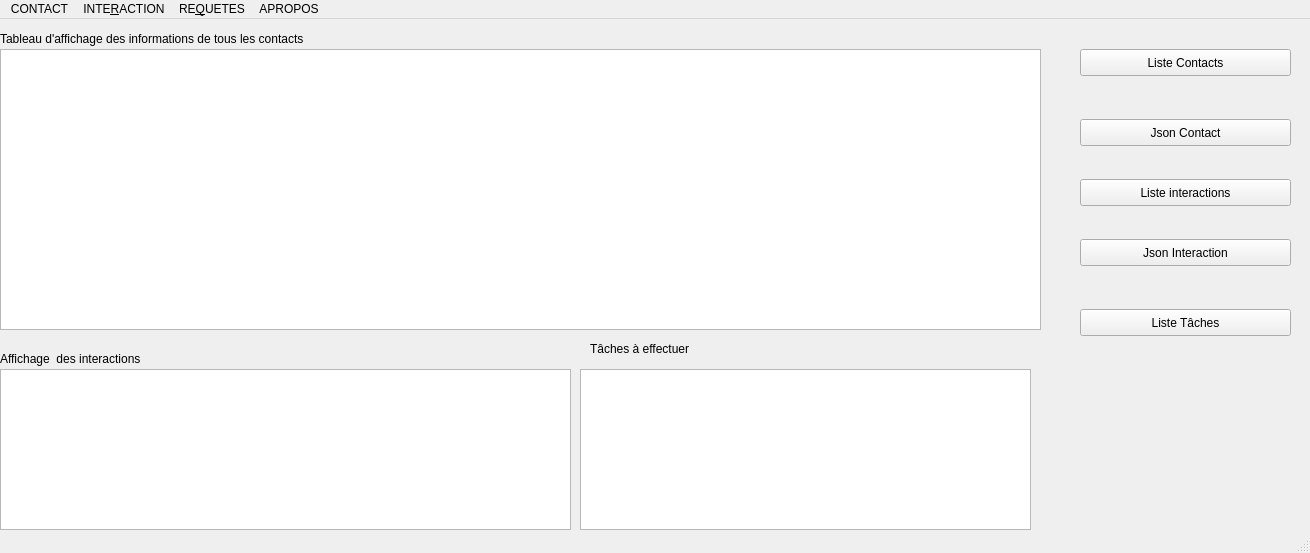
<?xml version="1.0" encoding="UTF-8"?>
<ui version="4.0">
 <class>CRMGA</class>
 <widget class="QMainWindow" name="CRMGA">
  <property name="geometry">
   <rect>
    <x>0</x>
    <y>0</y>
    <width>1310</width>
    <height>553</height>
   </rect>
  </property>
  <property name="windowTitle">
   <string>CRMGA</string>
  </property>
  <widget class="QWidget" name="centralwidget">
   <widget class="QTextEdit" name="CentreText">
    <property name="geometry">
     <rect>
      <x>0</x>
      <y>30</y>
      <width>1041</width>
      <height>281</height>
     </rect>
    </property>
   </widget>
   <widget class="QTextEdit" name="textInteraction">
    <property name="geometry">
     <rect>
      <x>0</x>
      <y>350</y>
      <width>571</width>
      <height>161</height>
     </rect>
    </property>
   </widget>
   <widget class="QTextEdit" name="textTodo">
    <property name="geometry">
     <rect>
      <x>580</x>
      <y>350</y>
      <width>451</width>
      <height>161</height>
     </rect>
    </property>
   </widget>
   <widget class="QLabel" name="label">
    <property name="geometry">
     <rect>
      <x>0</x>
      <y>10</y>
      <width>381</width>
      <height>19</height>
     </rect>
    </property>
    <property name="text">
     <string>Tableau d'affichage des informations de tous les contacts</string>
    </property>
   </widget>
   <widget class="QLabel" name="label_2">
    <property name="geometry">
     <rect>
      <x>0</x>
      <y>330</y>
      <width>401</width>
      <height>19</height>
     </rect>
    </property>
    <property name="text">
     <string>Affichage  des interactions</string>
    </property>
   </widget>
   <widget class="QLabel" name="label_3">
    <property name="geometry">
     <rect>
      <x>590</x>
      <y>320</y>
      <width>221</width>
      <height>20</height>
     </rect>
    </property>
    <property name="text">
     <string>Tâches à effectuer</string>
    </property>
   </widget>
   <widget class="QPushButton" name="pushButton">
    <property name="geometry">
     <rect>
      <x>1080</x>
      <y>30</y>
      <width>211</width>
      <height>27</height>
     </rect>
    </property>
    <property name="text">
     <string>Liste Contacts</string>
    </property>
   </widget>
   <widget class="QPushButton" name="pushButton_2">
    <property name="geometry">
     <rect>
      <x>1080</x>
      <y>100</y>
      <width>211</width>
      <height>27</height>
     </rect>
    </property>
    <property name="text">
     <string>Json Contact</string>
    </property>
   </widget>
   <widget class="QPushButton" name="pushButton_3">
    <property name="geometry">
     <rect>
      <x>1080</x>
      <y>160</y>
      <width>211</width>
      <height>27</height>
     </rect>
    </property>
    <property name="text">
     <string>Liste interactions</string>
    </property>
   </widget>
   <widget class="QPushButton" name="pushButton_4">
    <property name="geometry">
     <rect>
      <x>1080</x>
      <y>220</y>
      <width>211</width>
      <height>27</height>
     </rect>
    </property>
    <property name="text">
     <string>Json Interaction</string>
    </property>
   </widget>
   <widget class="QPushButton" name="pushButton_5">
    <property name="geometry">
     <rect>
      <x>1080</x>
      <y>290</y>
      <width>211</width>
      <height>27</height>
     </rect>
    </property>
    <property name="text">
     <string>Liste Tâches</string>
    </property>
   </widget>
  </widget>
  <widget class="QMenuBar" name="contact">
   <property name="geometry">
    <rect>
     <x>0</x>
     <y>0</y>
     <width>1310</width>
     <height>26</height>
    </rect>
   </property>
   <widget class="QMenu" name="menuCONTACT">
    <property name="title">
     <string>CONTACT</string>
    </property>
    <addaction name="actionCreerContact"/>
    <addaction name="actionModifier"/>
    <addaction name="actionSupprimer"/>
    <addaction name="actionRechercher"/>
    <addaction name="actionRechercher_par_nom"/>
    <addaction name="actionRechercher_par_entreprise"/>
   </widget>
   <widget class="QMenu" name="menuINTERACTION">
    <property name="title">
     <string>INTE&amp;RACTION</string>
    </property>
    <addaction name="actionAjouter"/>
    <addaction name="actionAfficher_liste"/>
   </widget>
   <widget class="QMenu" name="menuREQUETES">
    <property name="title">
     <string>RE&amp;QUETES</string>
    </property>
    <addaction name="actionInteraction_entre_deux_dates"/>
    <addaction name="actionInteraction_d_un_contact_entre_deux_dates"/>
    <addaction name="actionTous_les_Taches"/>
    <addaction name="actionTous_les_taches_d_un_contact_entre_deux_dates"/>
   </widget>
   <widget class="QMenu" name="menuAPROPOS">
    <property name="title">
     <string>APROPOS</string>
    </property>
    <addaction name="action_Apropos"/>
   </widget>
   <addaction name="menuCONTACT"/>
   <addaction name="menuINTERACTION"/>
   <addaction name="menuREQUETES"/>
   <addaction name="menuAPROPOS"/>
  </widget>
  <widget class="QStatusBar" name="statusbar"/>
  <action name="actionCreerContact">
   <property name="text">
    <string>&amp;Nouveau</string>
   </property>
  </action>
  <action name="actionModifier">
   <property name="text">
    <string>&amp;Modifier</string>
   </property>
  </action>
  <action name="actionSupprimer">
   <property name="text">
    <string>&amp;Supprimer</string>
   </property>
  </action>
  <action name="actionRechercher">
   <property name="text">
    <string>&amp;Rechercher par date</string>
   </property>
  </action>
  <action name="actionAjouter">
   <property name="text">
    <string>&amp;Ajouter</string>
   </property>
  </action>
  <action name="actionAfficher_liste">
   <property name="text">
    <string>Afficher &amp;liste</string>
   </property>
  </action>
  <action name="actionInteraction_entre_deux_dates">
   <property name="text">
    <string>&amp;Interaction entre deux dates</string>
   </property>
  </action>
  <action name="actionInteraction_d_un_contact_entre_deux_dates">
   <property name="text">
    <string>Interaction &amp;d'un contact entre deux dates</string>
   </property>
  </action>
  <action name="actionTous_les_Taches">
   <property name="text">
    <string>&amp;Tous les Taches</string>
   </property>
  </action>
  <action name="actionTous_les_taches_d_un_contact_entre_deux_dates">
   <property name="text">
    <string>Tous &amp;les taches d'un contact entre deux dates</string>
   </property>
  </action>
  <action name="action_Apropos">
   <property name="text">
    <string>&amp;Apropos</string>
   </property>
  </action>
  <action name="actionRechercher_par_nom">
   <property name="text">
    <string>Rechercher par nom</string>
   </property>
  </action>
  <action name="actionRechercher_par_entreprise">
   <property name="text">
    <string>Rechercher par entreprise</string>
   </property>
  </action>
 </widget>
 <resources/>
 <connections/>
</ui>
